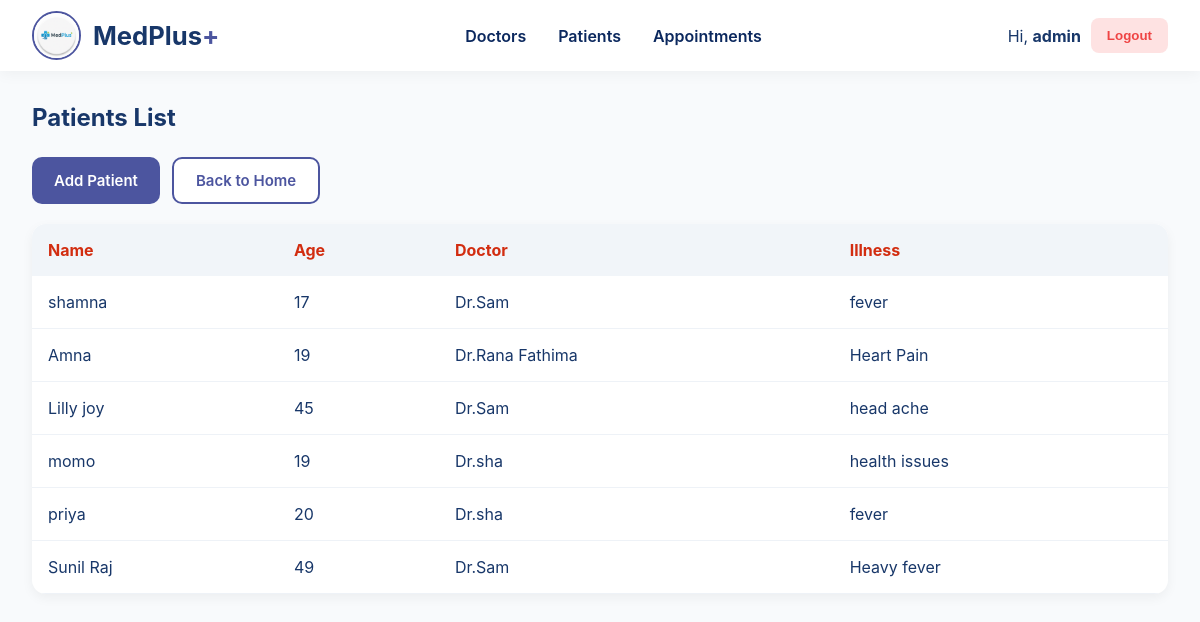
/patients/ (signed in), run on the app's committed database.
### hospital/models.py (models this page shows, shortened)
class Patient(models.Model):
    name = models.CharField(max_length=100)
    age = models.IntegerField()
    doctor = models.ForeignKey(Doctor, on_delete=models.CASCADE)
    illness = models.CharField(max_length=100)

class Doctor(models.Model):
    name = models.CharField(max_length=100)
    speciality = models.CharField(max_length=100, blank=True, null=True)
    phone = models.CharField(max_length=15)
    email = models.EmailField(blank=True, null=True)

### hospital/views.py (the view)
# urls.py: path('patients/', views.patient_list, name='patient_list'),
def patient_list(request):
    patients = Patient.objects.all()
    return render(request, 'hospital/patient_list.html', {'patients': patients})

### hospital/templates/hospital/patient_list.html
{% extends 'hospital/base.html' %}
{% block content %}
<h2>Patients List</h2>
<div class="action-buttons">
    <a href="{% url 'add_patient' %}" class="btn btn-primary">
        Add Patient
    </a>
    <a href="{% url 'home' %}" class="btn btn-outline">
        Back to Home
    </a>
</div>
<table>
    <tr>
        <th>Name</th>
        <th>Age</th>
        <th>Doctor</th>
        <th>Illness</th>
    </tr>
    {% for patient in patients %}
    <tr>
        <td>{{ patient.name }}</td>
        <td>{{ patient.age }}</td>
        <td>{{ patient.doctor.name }}</td>
        <td>{{ patient.illness }}</td>
    </tr>
    {% empty %}
    <tr>
        <td colspan="4">No patients found.</td>
    </tr>
    {% endfor %}
</table>
{% endblock %}

### hospital/templates/hospital/base.html (shortened to what this page needs)
{% load static %}
<!DOCTYPE html>
<html lang="en">
<head>
    <link rel="stylesheet" href="{% static 'hospital/style.css' %}">
    <link href="" rel="stylesheet">
</head>
<body>
<nav class="navbar">
    <div class="nav-container">
        <a href="{% url 'home' %}" class="brand">
        <img src="{% static 'hospital/images/logo.png' %}" alt="" class = "nav-logo">
            MedPlus<span>+</span>
        </a>
        <ul class="nav-links">
            <li><a href="{% url 'doctor_list' %}">Doctors</a></li>
            <li><a href="{% url 'patient_list' %}">Patients</a></li>
            <li><a href="{% url 'appointment_list' %}">Appointments</a></li>
        </ul>
        <div class="user-actions">
            {% if user.is_authenticated %}
                <span class="welcome-text">Hi, <strong>{{ user.username }}</strong></span>
                <form action="{% url 'logout' %}" method="post" style="display:inline;">
                    <button type="submit" class="btn-logout">Logout</button>
                </form>
            {% else %}
                <a href="{% url 'login' %}" class="btn-login">Login</a>
                <a href="{% url 'signup' %}" class="btn-signup">Register</a>
            {% endif %}
        </div>
    </div>
</nav>
<div class="main-container">
    {% block content %}{% endblock %}
</div>
</body>
</html>

### hospital/static/hospital/style.css (style rules this page uses)
:root { --primary: #4c559f; --primary-dark: #39418a; --success: #10b981; --bg: #f8fafc; --text: #183769; --white: #ffffff; --border: #e5e7eb; }
body { font-family: 'Inter', sans-serif; background: var(--bg); margin: 0; color: var(--text); }
.navbar { background: white; padding: 0.7rem 2rem; box-shadow: 0 2px 15px rgba(0,0,0,0.05); position: sticky; top: 0; z-index: 1000; }
.nav-container { max-width: 1200px; margin: 0 auto; display: flex; justify-content: space-between; align-items: center; }
.nav-logo { height: 45px; width: 45px; border-radius: 50%; margin-right: 12px; border: 2px solid var(--primary); }
.brand { display: flex; align-items: center; font-size: 1.6rem; font-weight: 700; text-decoration: none; color: var(--text); }
.brand span { color: var(--primary); }
.nav-links { display: flex; list-style: none; gap: 2rem; margin: 0; padding: 0; }
.nav-links a { text-decoration: none; color: #0b285e; font-weight: 600; transition: 0.3s; }
.user-actions { display: flex; align-items: center; gap: 10px; }
.btn-logout { background: #fee2e2; color: #ef4444; border: none; padding: 10px 16px; border-radius: 8px; cursor: pointer; font-weight: 600; }
.main-container { max-width: 1200px; margin: 2rem auto; padding: 0 2rem; }
.btn { display: inline-flex; align-items: center; justify-content: center; gap: 8px; padding: 12px 22px; border-radius: 10px; font-size: 15px; font-weight: 600; text-decoration: none; border: none; cursor: pointer; transition: all 0.3s ease; }
.btn-primary { background: var(--primary); color: white; }
.btn-outline { border: 2px solid var(--primary); color: var(--primary); background: white; }
.action-buttons { display: flex; gap: 12px; margin-top: 25px; flex-wrap: wrap; }
table { width: 100%; border-collapse: collapse; background: white; border-radius: 14px; overflow: hidden; box-shadow: 0 4px 12px rgba(0,0,0,0.05); margin-top: 20px; }
th { background: #f1f5f9; padding: 16px; text-align: left; color: #d22d10; font-weight: 700; }
td { padding: 16px; border-bottom: 1px solid #eef2f7; }

### data on the page
Patient: name "shamna", age "17", doctor.name "Dr.Sam", illness "fever"
Patient: name "Amna", age "19", doctor.name "Dr.Rana Fathima", illness "Heart Pain"
Patient: name "Lilly joy", age "45", doctor.name "Dr.Sam", illness "head ache"
Patient: name "momo", age "19", doctor.name "Dr.sha", illness "health issues"
Patient: name "priya", age "20", doctor.name "Dr.sha", illness "fever"
Patient: name "Sunil Raj", age "49", doctor.name "Dr.Sam", illness "Heavy fever"

### other printed values
{{ user.username }} "admin"
